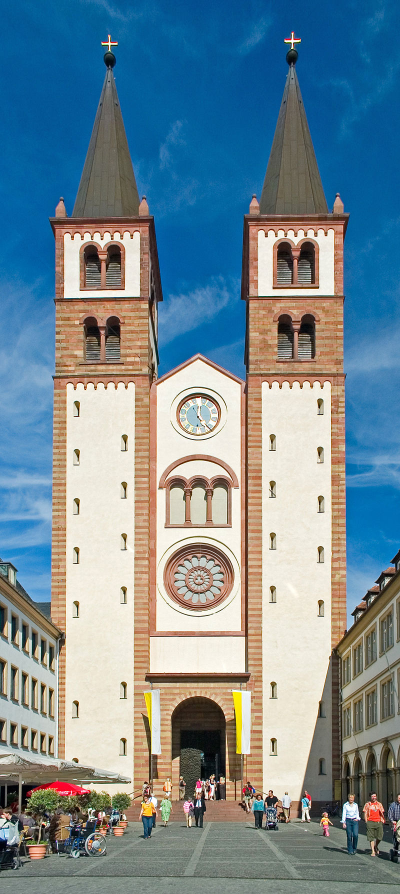
#> input picture test3.jpg, 800 x 1788 px (shown at 1/2 size)
$ python -i kernel_function.py   (imports and definitions only)
#> lines starting #> are read from the running program, lines starting #| are printed output that depends on the picture
# -*- coding: utf-8 -*-
"""
Created on Mon May  4 18:20:59 2020

@author: logam
"""
import numpy as np
import scipy.stats as st
import cv2
from scipy import ndimage
import sys

def calc_kernel(img, size, nsig):

    #erstellt vektor von -nsig bis +nsig mit size+1 schritten
    # Bsp -3, 3, 5: [-3.  -1.8 -0.6  0.6  1.8  3. ]
    x = np.linspace(-nsig, nsig, size+1)
    #print(x)

    #Bestimmt dichte
    #[0.0013499  0.03593032 0.27425312 0.72574688 0.96406968 0.9986501 ]
    x = st.norm.cdf(x)
    #print(x)

    #np diff: rekursiv: out[i] = a[i+1] - a[i]
    #[0.03458042 0.2383228  0.45149376 0.2383228  0.03458042]
    kern1d = np.diff(x)

    #sprint(kern1d)

    # to 2D
    kern2d = np.outer(kern1d, kern1d)
    #normalize
    kern2d = kern2d/kern2d.sum()

    return cv2.filter2D(img,-1,kern2d)


# [8 lines left out: function laplace_kernel, not called in this run]

def sobel_kernel(img):
    filtered_x = sobel_horizontal(img)
    filtered_y = sobel_vertical(img)

    filtered_result, theta = edge_gradient(filtered_x, filtered_y)
    return (filtered_result, theta)


def edge_gradient(filtered_x, filtered_y):
     #filtered_result = (abs(filtered_x) + abs(filtered_y))/2
    filtered_result = np.sqrt(np.square(filtered_x, dtype = np.dtype(np.float32)) + np.square(filtered_y, dtype = np.dtype(np.float32)))

    filtered_result = np.sqrt(np.square(filtered_x, dtype = np.dtype(np.float32)) + np.square(filtered_y, dtype = np.dtype(np.float32)))
    #print(filtered_result)
    filtered_result *= 255.0 / filtered_result.max()

    theta = np.arctan2(filtered_y, filtered_x)

    angle = theta * 180. / np.pi
    angle[angle < 0] += 180

    #print(angle)

    return (filtered_result, angle)

def sobel_horizontal(img):
    kern2d_x = np.array([[1, 0, -1],[2, 0,  -2],[1,  0,  -1]], np.float32)/8
    return cv2.filter2D(img,-1,kern2d_x)

def sobel_vertical(img):
    kern2d_y = np.array([[1, 2,  1],[0, 0,  0],[-1, -2, -1]],  np.float32)/8
    return cv2.filter2D(img,-1,kern2d_y)

def non_max_sup(img, angle):
    X, Y = img.shape
    filtered_image = np.zeros((X,Y), dtype=np.int32)
    for i in range(1,X-1):
        for j in range(1,Y-1):
            try:
                q = 255
                r = 255

                if (0 <= angle[i,j] < 22.5):
                    q = img[i, j+1]
                    r = img[i, j-1]
                elif(157.5 <= angle[i,j] <= 180):
                    q = img[i, j+1]
                    r = img[i, j-1]
                elif (22.5 <= angle[i,j] < 67.5):
                    q = img[i+1, j-1]
                    r = img[i-1, j+1]

                elif (67.5 <= angle[i,j] < 112.5):
                    q = img[i+1, j]
                    r = img[i-1, j]

                elif (112.5 <= angle[i,j] < 157.5):
                    q = img[i-1, j-1]
                    r = img[i+1, j+1]

                if (img[i,j] >= q) and (img[i,j] >= r):
                    filtered_image[i,j] = img[i,j]
                else:
                    filtered_image[i,j] = 0
            except IndexError as e:
                pass
    return filtered_image

def canny_kernel(img):
    gaussfiltered = calc_kernel(img, 5, 3)
    sobel_filtered, angle = sobel_kernel(gaussfiltered)
    return non_max_sup(sobel_filtered, angle)

# [44 lines left out: functions LoG, DoG, jacobian_filter, create_jacobian, not called in this run]


def test():
    sys.setrecursionlimit(100000)
    print(sys.getrecursionlimit())


# [154 lines left out: functions get_eight_neighbours, get_four_neighbours, get_four_neighbours_ext, get_eight_neighbours_ext, not called in this run]


>>> import cv2
>>> picture = cv2.imread('test3.jpg')
#> picture is the input picture: shape (1788, 800, 3); mean B, G, R 147.5, 138, 116.9
>>> result = canny_kernel(picture)
#> in sobel_horizontal, `return cv2.filter2D(img,-1,kern2d_x)`:
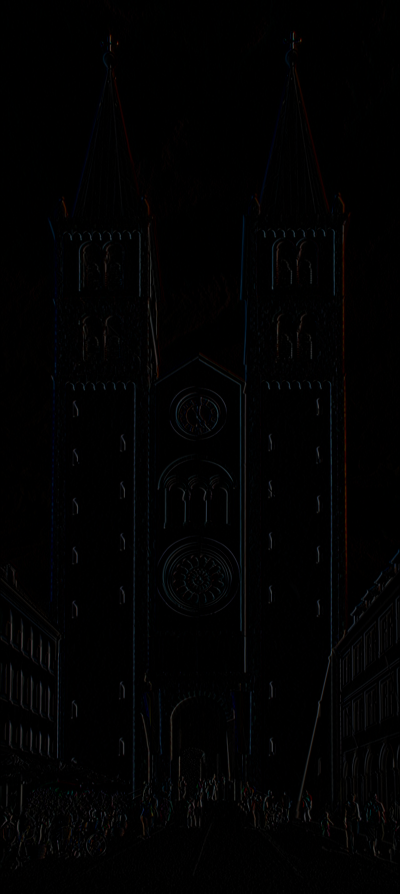
#> returned value: shape (1788, 800, 3) (shown at 1/2 size); mean of channels 0, 1, 2 2, 1.7, 1.7; drawn as B, G, R
#> in sobel_vertical, `return cv2.filter2D(img,-1,kern2d_y)`:
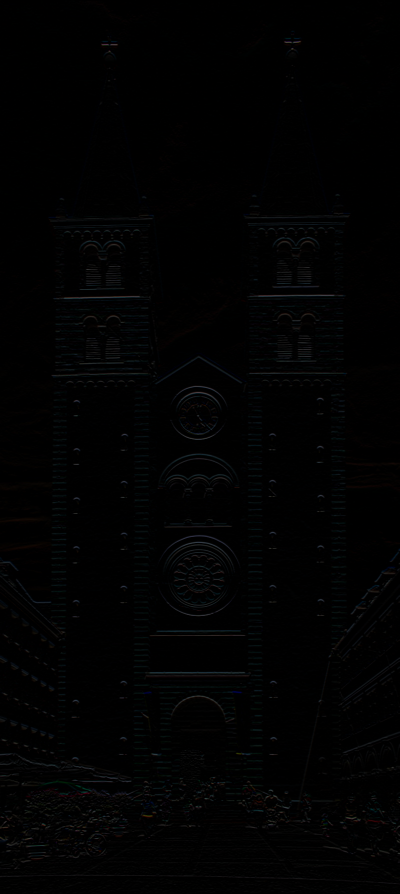
#> returned value: shape (1788, 800, 3) (shown at 1/2 size); mean of channels 0, 1, 2 1.8, 1.7, 1.5; drawn as B, G, R
#> in edge_gradient, `filtered_result = np.sqrt(np.square(filtered_x, dtype = np.dtype(np.fl..`:
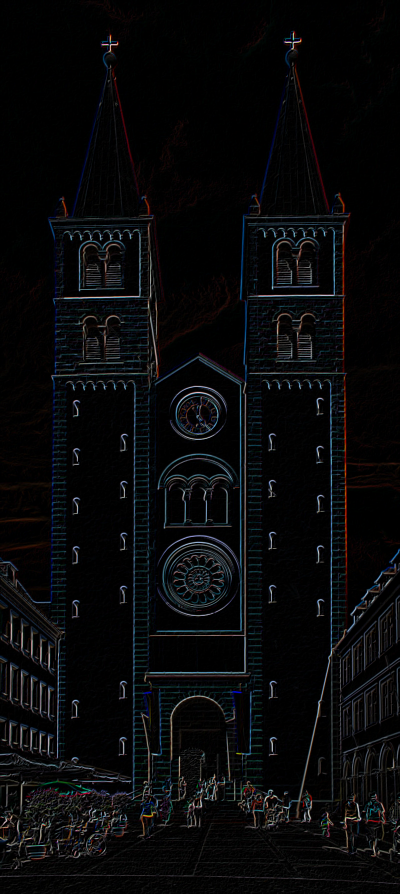
#> filtered_result: shape (1788, 800, 3) float32 (shown at 1/2 size); mean B, G, R 3.5, 3.1, 3; drawn with min black and max white
#> in edge_gradient, `theta = np.arctan2(filtered_y, filtered_x)`:
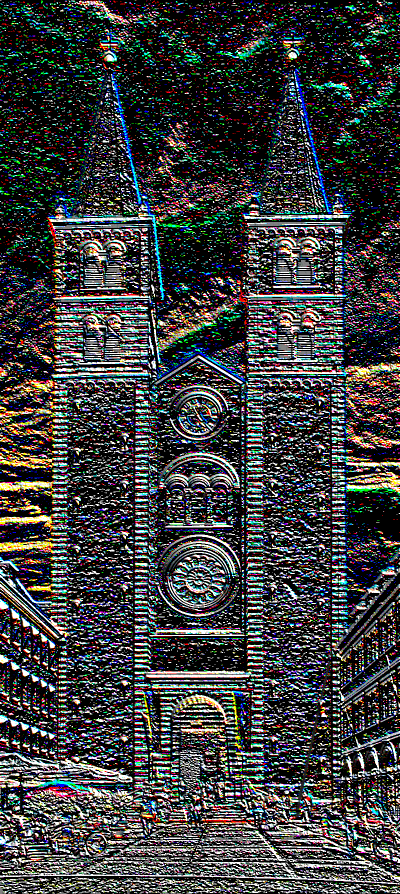
#> theta: shape (1788, 800, 3) float16 (shown at 1/2 size); mean B, G, R 0.388, 0.384, 0.377; drawn with min black and max white
#> (the run stopped early here; a loop or call above may not have finished)

$ run again, on test4.jpg
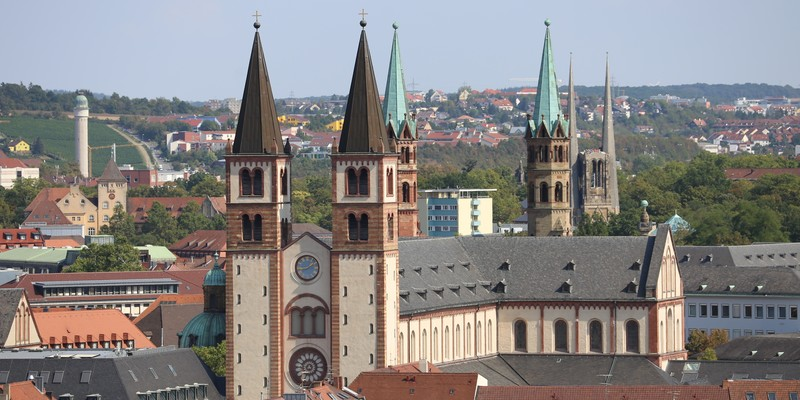
#> input picture test4.jpg, 800 x 400 px
#> picture is the input picture: shape (400, 800, 3); mean B, G, R 130.3, 131.5, 135.1
#> in edge_gradient, `filtered_result = np.sqrt(np.square(filtered_x, dtype = np.dtype(np.fl..`:
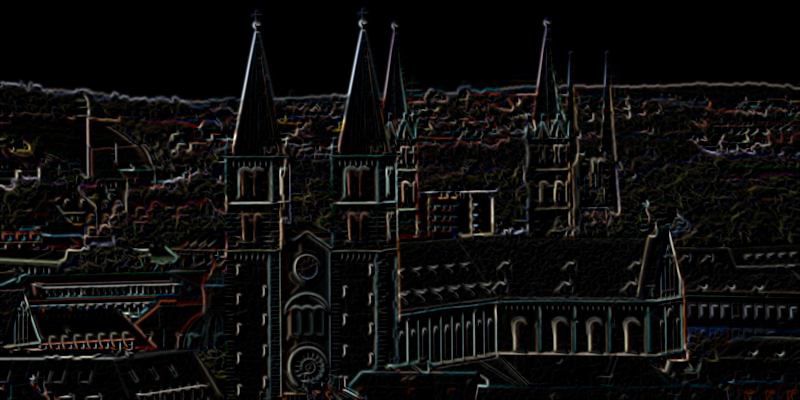
#> filtered_result: shape (400, 800, 3) float32; mean B, G, R 3.7, 3.9, 4.1; drawn with min black and max white
#> in edge_gradient, `theta = np.arctan2(filtered_y, filtered_x)`:
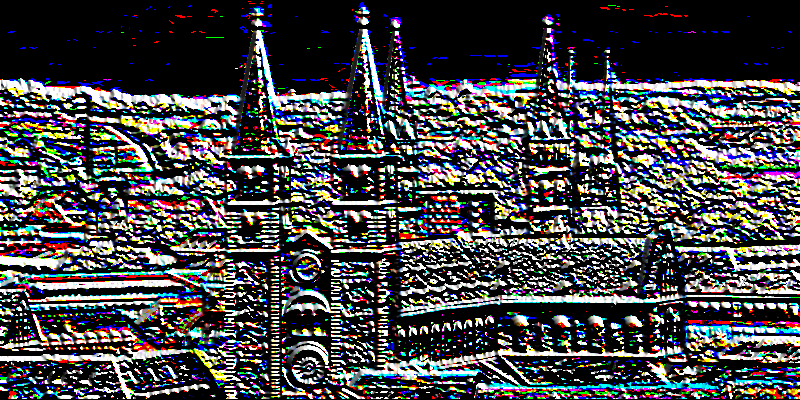
#> theta: shape (400, 800, 3) float16; mean B, G, R 0.451, 0.437, 0.437; drawn with min black and max white

$ run again, on rotation1.JPG
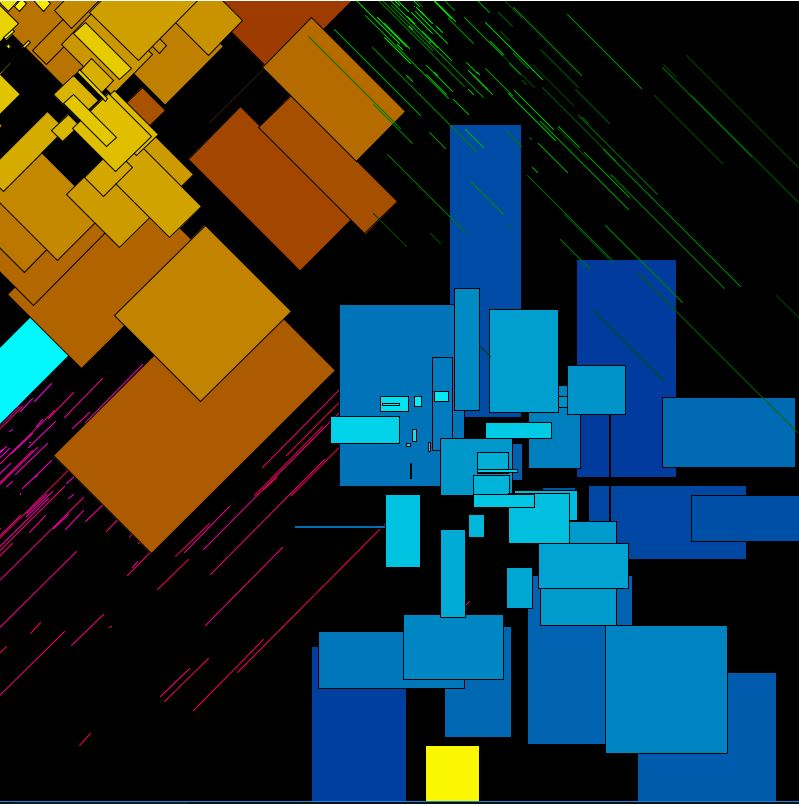
#> input picture rotation1.JPG, 799 x 804 px
#> picture is the input picture: shape (804, 799, 3); mean B, G, R 53, 56.1, 39.8
#> in edge_gradient, `filtered_result = np.sqrt(np.square(filtered_x, dtype = np.dtype(np.fl..`:
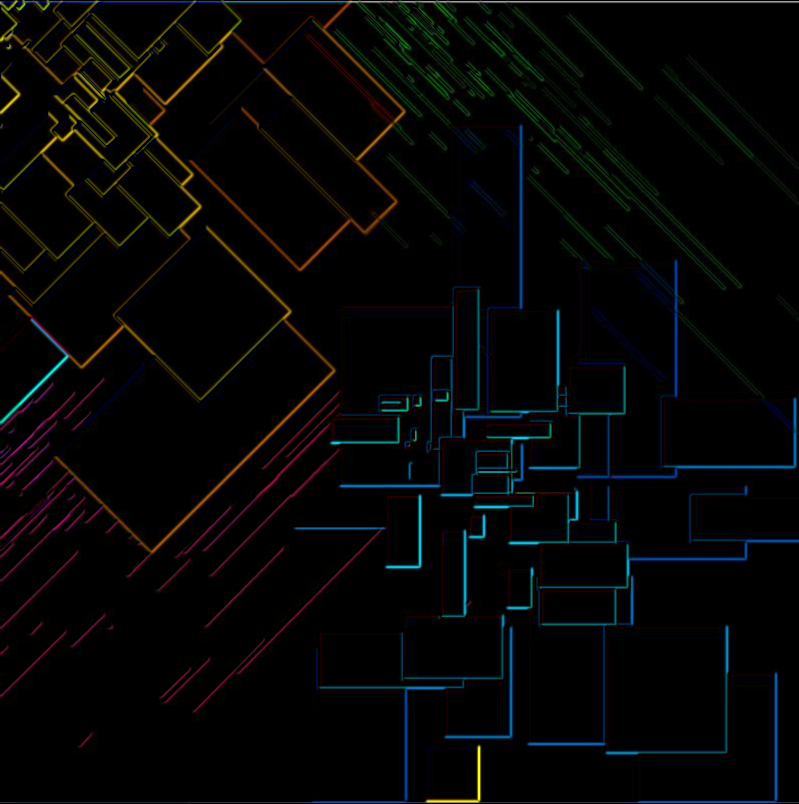
#> filtered_result: shape (804, 799, 3) float32; mean B, G, R 1.9, 1.9, 1.6; drawn with min black and max white
#> in edge_gradient, `theta = np.arctan2(filtered_y, filtered_x)`:
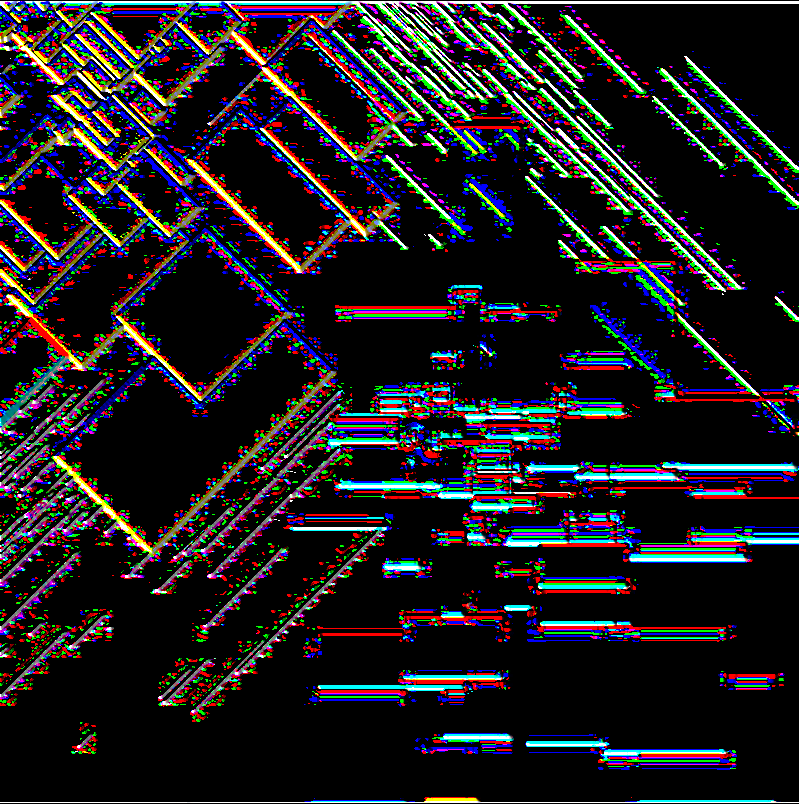
#> theta: shape (804, 799, 3) float16; mean B, G, R 0.208, 0.188, 0.2; drawn with min black and max white
